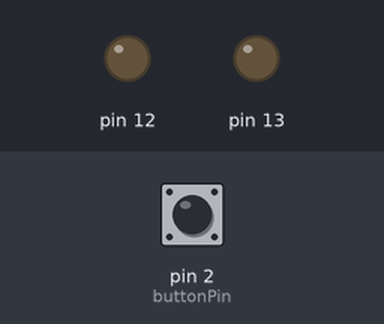
Recording of a sketch running on a simulated Arduino Uno, built with avr-gcc and run on an emulated ATmega328P. Shown: output pins drawn as LEDs (lit = HIGH). Dashed ring = blinking. The test bench sets the inputs (shaded band); at power-on: pin 2 (buttonPin) LOW. What the sketch prints to the serial monitor is not drawn.

Above: at 1.2 s.
1.3 s: pin 2 (buttonPin) pulled HIGH for 3.2 s
At 1.9 s:
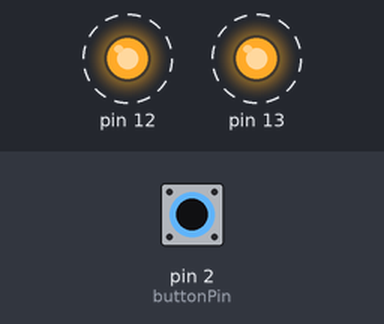
Timing chart, 0 to 5.8 s (numbered marks = the images above; inputs shaded):
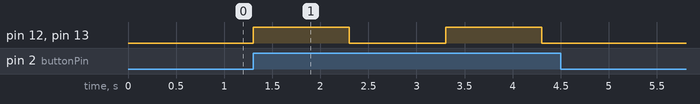

Measured:
- after the input at 1.3 s, pin 12, pin 13: alternates HIGH for 1.0 s and LOW for 1.0 s, 4 changes in all, then stays LOW, starting at once

The sketch:

bit_practice.ino
```cpp
const int buttonPin = 2;

void setup() {
  DDRB = 0b00110000;
  Serial.begin(9600);
}

void loop() {
  bool buttonState = PIND & (1 << buttonPin);
  Serial.println(buttonState);
  //            249 : 11111001
  //            253 : 11111101
  //              1 : 00000001
  // 1 << buttonPin : 00000100

  if ((PIND & (1 << buttonPin)) == 0b00000100) {
    blink();
  }
}

void blink() {
  PORTB = 0b00110000;
  delay(1000);
  PORTB = 0b00000000;
  delay(1000);
}
```
